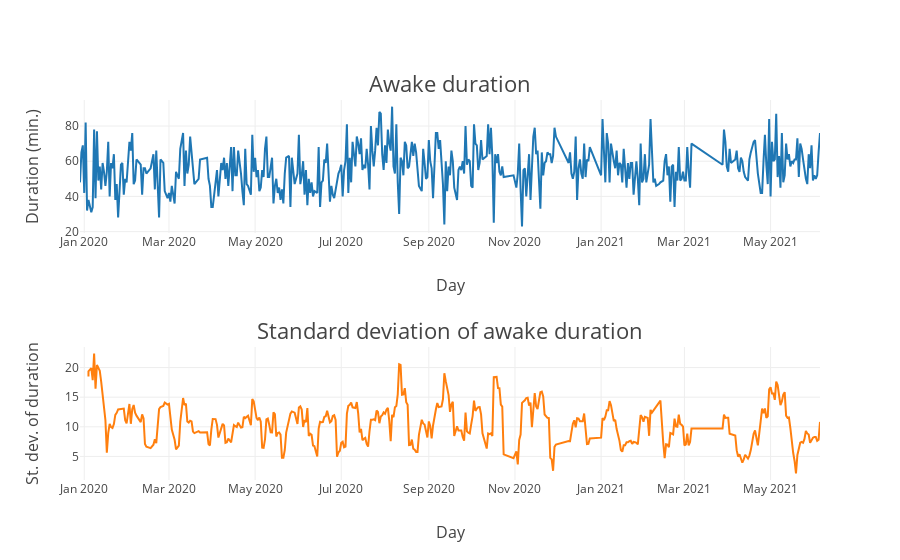

Here is the notebook cell this chart was saved with:
### Markdown cell above
How does my time awake look like over time?

### Code cell
df_sleep_merged["minutesAwake_rolling_std"] = df_sleep_merged["minutesAwake"].rolling(7).std()

plot_two_subplots_plotly(
    titles=("Awake duration", "Standard deviation of awake duration"),
    x_axis_data=df_sleep_merged["dateOfSleep"],
    y_axis_1_data=df_sleep_merged["minutesAwake"],
    y_axis_2_data=df_sleep_merged["minutesAwake_rolling_std"],
    title_size=PLOTLY_TITLE_SIZE_SUBPLOTS,
    x_axes_title="Day",
    y_axis_1_title="Duration (min.)",
    y_axis_2_title="St. dev. of duration",
    axes_font_size=PLOTLY_AXES_SIZE_SUBPLOTS
)

### Figure 1 — Plotly figure (JSON) as saved in the notebook; plotly's stock layout.template omitted (floating-point values rounded to 4 significant figures; data arrays with more than 128 entries replaced by an {"elided": "..."} marker saying what was removed)
{"data": [{"type": "scatter", "x": {"elided": "441 str values"}, "xaxis": "x", "y": {"elided": "441 int values"}, "yaxis": "y"}, {"type": "scatter", "x": {"elided": "441 str values"}, "xaxis": "x2", "y": {"elided": "441 float values"}, "yaxis": "y2"}], "layout": {"annotations": [{"font": {"size": 22}, "showarrow": false, "text": "Awake duration", "x": 0.5, "xanchor": "center", "xref": "paper", "y": 1.0, "yanchor": "bottom", "yref": "paper"}, {"font": {"size": 22}, "showarrow": false, "text": "Standard deviation of awake duration", "x": 0.5, "xanchor": "center", "xref": "paper", "y": 0.35, "yanchor": "bottom", "yref": "paper"}], "autosize": true, "showlegend": false, "xaxis": {"anchor": "y", "autorange": true, "domain": [0, 1], "range": ["2019-12-29", "2021-06-05"], "title": {"font": {"size": 16}, "text": "Day"}, "type": "date"}, "xaxis2": {"anchor": "y2", "autorange": true, "domain": [0, 1], "range": ["2019-12-29", "2021-06-05"], "title": {"font": {"size": 16}, "text": "Day"}, "type": "date"}, "yaxis": {"anchor": "x", "autorange": true, "domain": [0.65, 1.0], "range": [19.22, 94.78], "title": {"font": {"size": 16}, "text": "Duration (min.)"}, "type": "linear"}, "yaxis2": {"anchor": "x2", "autorange": true, "domain": [0, 0.35], "range": [1.027, 23.47], "title": {"font": {"size": 16}, "text": "St. dev. of duration"}, "type": "linear"}}}
